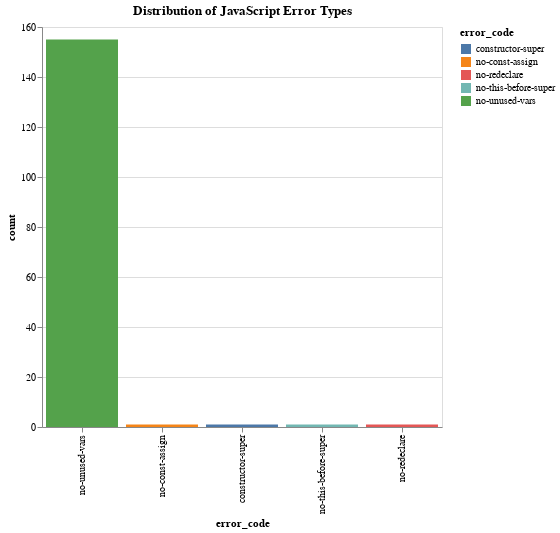

Write notebook code for a chart like this one.
### Code cell
# Read and parse the JSON file
import json

with open('eslint_report.json', 'r', encoding='utf-8') as f:
    eslint_results = json.load(f)

# Extract error information
error_list = []
for file_result in eslint_results:
    for message in file_result['messages']:
        file_name = os.path.basename(file_result['filePath'])
        error_code = message['ruleId']
        error_list.append((file_name, error_code))

# Create DataFrame and count errors
error_df = pd.DataFrame(error_list, columns=['file_name', 'error_code'])

# Count error types
error_counts = error_df['error_code'].value_counts().reset_index()
error_counts.columns = ['error_code', 'count']

# Create bar chart
js_bar_chart = alt.Chart(error_counts).mark_bar().encode(
    x=alt.X('error_code', sort='-y'),
    y='count',
    color='error_code',
    tooltip=['error_code', 'count']
).properties(
    width=400,
    height=400,
    title='Distribution of JavaScript Error Types'
)

# Display the chart
js_bar_chart

### Figure 1 — Vega-Lite specification as saved in the notebook (floating-point values rounded to 4 significant figures)
{"config": {"view": {"continuousWidth": 300, "continuousHeight": 300}}, "data": {"name": "data-7fe93cb6dc5c3457d6ddfc043fdc3f7c"}, "mark": {"type": "bar"}, "encoding": {"color": {"field": "error_code", "type": "nominal"}, "tooltip": [{"field": "error_code", "type": "nominal"}, {"field": "count", "type": "quantitative"}], "x": {"field": "error_code", "sort": "-y", "type": "nominal"}, "y": {"field": "count", "type": "quantitative"}}, "height": 400, "title": "Distribution of JavaScript Error Types", "width": 400, "$schema": "https://vega.github.io/schema/vega-lite/v5.8.0.json", "datasets": {"data-7fe93cb6dc5c3457d6ddfc043fdc3f7c": [{"error_code": "no-unused-vars", "count": 155}, {"error_code": "no-const-assign", "count": 1}, {"error_code": "constructor-super", "count": 1}, {"error_code": "no-this-before-super", "count": 1}, {"error_code": "no-redeclare", "count": 1}]}}
